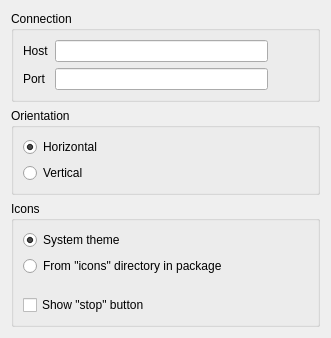
<?xml version="1.0" encoding="UTF-8"?>
<ui version="4.0">
 <class>Dialog</class>
 <widget class="QDialog" name="Dialog">
  <property name="geometry">
   <rect>
    <x>0</x>
    <y>0</y>
    <width>331</width>
    <height>315</height>
   </rect>
  </property>
  <property name="sizePolicy">
   <sizepolicy hsizetype="Preferred" vsizetype="Preferred">
    <horstretch>0</horstretch>
    <verstretch>0</verstretch>
   </sizepolicy>
  </property>
  <property name="windowTitle">
   <string>Dialog</string>
  </property>
  <layout class="QVBoxLayout" name="verticalLayout_4">
   <item>
    <widget class="QGroupBox" name="connectionGroupBox">
     <property name="sizePolicy">
      <sizepolicy hsizetype="Preferred" vsizetype="Fixed">
       <horstretch>0</horstretch>
       <verstretch>0</verstretch>
      </sizepolicy>
     </property>
     <property name="title">
      <string>Connection</string>
     </property>
     <layout class="QVBoxLayout" name="verticalLayout">
      <item>
       <layout class="QGridLayout" name="gridLayout">
        <item row="0" column="0">
         <widget class="QLabel" name="hostLabel">
          <property name="text">
           <string>Host</string>
          </property>
         </widget>
        </item>
        <item row="0" column="1">
         <widget class="QLineEdit" name="hostLineEdit">
          <property name="sizePolicy">
           <sizepolicy hsizetype="Expanding" vsizetype="Fixed">
            <horstretch>0</horstretch>
            <verstretch>0</verstretch>
           </sizepolicy>
          </property>
         </widget>
        </item>
        <item row="1" column="0">
         <widget class="QLabel" name="portLabel">
          <property name="sizePolicy">
           <sizepolicy hsizetype="Fixed" vsizetype="Fixed">
            <horstretch>0</horstretch>
            <verstretch>0</verstretch>
           </sizepolicy>
          </property>
          <property name="text">
           <string>Port</string>
          </property>
         </widget>
        </item>
        <item row="1" column="1">
         <widget class="QLineEdit" name="portLineEdit">
          <property name="sizePolicy">
           <sizepolicy hsizetype="Expanding" vsizetype="Fixed">
            <horstretch>0</horstretch>
            <verstretch>0</verstretch>
           </sizepolicy>
          </property>
         </widget>
        </item>
        <item row="0" column="2">
         <spacer name="horizontalSpacer">
          <property name="orientation">
           <enum>Qt::Horizontal</enum>
          </property>
          <property name="sizeType">
           <enum>QSizePolicy::Preferred</enum>
          </property>
          <property name="sizeHint" stdset="0">
           <size>
            <width>40</width>
            <height>20</height>
           </size>
          </property>
         </spacer>
        </item>
        <item row="1" column="2">
         <spacer name="horizontalSpacer_2">
          <property name="orientation">
           <enum>Qt::Horizontal</enum>
          </property>
          <property name="sizeType">
           <enum>QSizePolicy::Preferred</enum>
          </property>
          <property name="sizeHint" stdset="0">
           <size>
            <width>40</width>
            <height>20</height>
           </size>
          </property>
         </spacer>
        </item>
       </layout>
      </item>
     </layout>
    </widget>
   </item>
   <item>
    <widget class="QGroupBox" name="orientationGroupBox">
     <property name="sizePolicy">
      <sizepolicy hsizetype="Preferred" vsizetype="Fixed">
       <horstretch>0</horstretch>
       <verstretch>0</verstretch>
      </sizepolicy>
     </property>
     <property name="title">
      <string>Orientation</string>
     </property>
     <layout class="QVBoxLayout" name="verticalLayout_3">
      <item>
       <widget class="QRadioButton" name="horizontalRadioButton">
        <property name="text">
         <string>Horizontal</string>
        </property>
        <property name="checked">
         <bool>true</bool>
        </property>
       </widget>
      </item>
      <item>
       <widget class="QRadioButton" name="verticalRadioButton">
        <property name="text">
         <string>Vertical</string>
        </property>
       </widget>
      </item>
     </layout>
    </widget>
   </item>
   <item>
    <widget class="QGroupBox" name="iconsGroupBox">
     <property name="sizePolicy">
      <sizepolicy hsizetype="Preferred" vsizetype="Fixed">
       <horstretch>0</horstretch>
       <verstretch>0</verstretch>
      </sizepolicy>
     </property>
     <property name="title">
      <string>Icons</string>
     </property>
     <layout class="QVBoxLayout" name="verticalLayout_2">
      <item>
       <widget class="QRadioButton" name="systemIconsRadioButton">
        <property name="text">
         <string>System theme</string>
        </property>
        <property name="checked">
         <bool>true</bool>
        </property>
       </widget>
      </item>
      <item>
       <widget class="QRadioButton" name="userIconsRadioButton">
        <property name="text">
         <string>From &quot;icons&quot; directory in package</string>
        </property>
       </widget>
      </item>
      <item>
       <spacer name="verticalSpacer">
        <property name="orientation">
         <enum>Qt::Vertical</enum>
        </property>
        <property name="sizeType">
         <enum>QSizePolicy::Fixed</enum>
        </property>
        <property name="sizeHint" stdset="0">
         <size>
          <width>20</width>
          <height>13</height>
         </size>
        </property>
       </spacer>
      </item>
      <item>
       <widget class="QCheckBox" name="stopCheckBox">
        <property name="text">
         <string>Show &quot;stop&quot; button</string>
        </property>
       </widget>
      </item>
     </layout>
    </widget>
   </item>
  </layout>
 </widget>
 <resources/>
 <connections/>
</ui>
